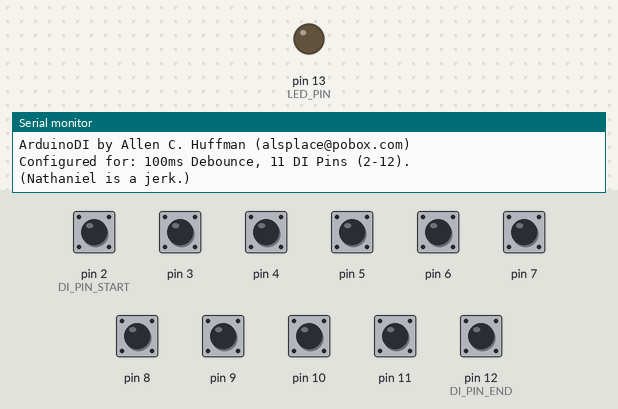
The sketch below on a simulated Arduino Uno, built with avr-gcc and run on an emulated ATmega328P. Parts: output pins drawn as LEDs (lit = HIGH), the last lines printed to the serial monitor. The inputs (shaded band) are chosen by the test bench; at power-on: pin 2 (DI_PIN_START), pin 3–11, pin 12 (DI_PIN_END) HIGH.

Above: at 1.2 s.
1.3 s: pin 2 (DI_PIN_START) pulled LOW for 0.15 s
At 2.8 s:
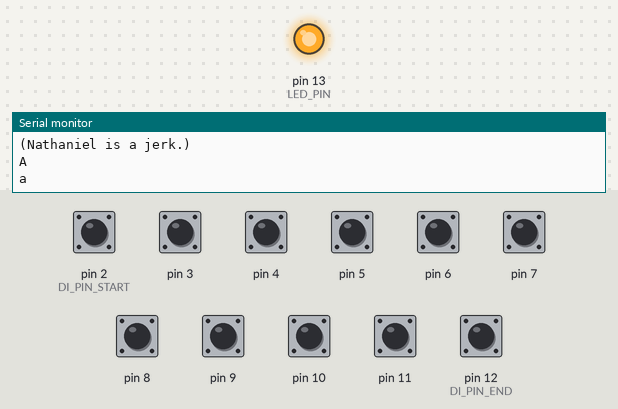
7.7 s: pin 5 pulled LOW for 0.15 s
Timing chart, 0 to 15.1 s (numbered marks = the images above; inputs shaded):
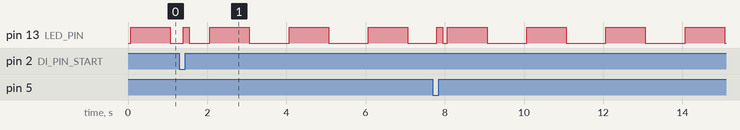

The sketch:

ArduinoDI.ino
```cpp
/*-----------------------------------------------------------------------------

Arduino Digital Input

Monitor digital inputs, then emit a serial character depending on the pin
status. The character will be uppercase for pin connected (N.O. button push)
and lowercase for pin disconnected (N.O. button released). It will begin with
"A" for the first I/O pin, "B" for the next, and so on. Currently, with pins
0 and 1 used for serial TX/RF, this leaves pins 2-12 available (10), with pin
13 reserved for blinking the onboard LED as a heartbeat "we are alive"
indicator.

This software was written to allow an Arduino act as a cheap input/trigger
interface to software such as VenueMagic. As I do not own a copy of this
software, I could only test it under the 15 day trial. There may be other
issues...

2012-10-09 0.0 allenh - Initial version.
2012-10-11 0.1 allenh - Updated debounce to work with timing rollover, via:
                        http://www.arduino.cc/playground/Code/TimingRollover
                        Fixed bug where last DI pin was not being used.

-----------------------------------------------------------------------------*/
//#include <EEPROM.h>
#include <avr/wdt.h>

/* TX/RX pins are needed to USB/serial. */
#define DI_PIN_START  2
#define DI_PIN_END    12
#define DI_PIN_COUNT  (DI_PIN_END-DI_PIN_START+1)

#define LED_PIN 13
#define LEDBLINK_MS 1000
#define DEBOUNCE_MS 100 // 100ms (1/10th second)

/*---------------------------------------------------------------------------*/
/*
 * Some sanity checks to make sure the #defines are reasonable.
 */
#if (DI_PIN_END >= LED_PIN)
#error PIN CONFLICT: PIN END goes past LED pin.
#endif

#if (DI_PIN_START < 2)
#error PIN CONFLICT: PIN START covers 0-TX and 1-RX pins.
#endif

#if (DI_PIN_START > DI_PIN_END)
#error PIN CONFLICT: PIN START and END should be a range.
#endif
/*---------------------------------------------------------------------------*/

/* For I/O pin status and debounce. */
unsigned int  pinStatus[DI_PIN_COUNT];      // Last set PIN mode.
unsigned long pinDebounce[DI_PIN_COUNT];    // Debounce time.
unsigned int  debounceRate = DEBOUNCE_MS;   // Debounce rate.
unsigned long pinCounter[DI_PIN_COUNT];

/* For the blinking LED (heartbeat). */
unsigned int  ledStatus = LOW;             // Last set LED mode.
unsigned long ledBlinkTime = 0;            // LED blink time.
unsigned int  ledBlinkRate = LEDBLINK_MS;  // LED blink rate.

unsigned int pinsOn = 0;

/*---------------------------------------------------------------------------*/

void setup()
{
  // Just in case it was left on...
  wdt_disable();
  // Initialize watchdog timer for 2 seconds.
  wdt_enable(WDTO_4S);

  // Initialize the pins and pinStatus array.
  for (int thisPin=0; thisPin < DI_PIN_COUNT; thisPin++ )
  {
    // Set pin to be digital input using pullup resistor.
    pinMode(thisPin+DI_PIN_START, INPUT_PULLUP);
    // Read and save the current pin status.
    pinStatus[thisPin] = HIGH; //digitalRead(thisPin+DI_PIN_START);
    // Clear debounce time.
    pinDebounce[thisPin] = 0;

    pinCounter[thisPin] = 0;
  }

  // Set pin 13 to output, since it has an LED we can use.
  pinMode(LED_PIN, OUTPUT);

  // Initialize the serial port.
  Serial.begin(9600);

  // Docs say this isn't necessary for Uno.
  while(!Serial) {
    ;
  }

  // Emit some startup stuff to the serial port.
  Serial.println("ArduinoDI by Allen C. Huffman (alsplace@pobox.com)");
  Serial.print("Configured for: ");
  Serial.print(debounceRate);
  Serial.print("ms Debounce, ");
  Serial.print(DI_PIN_COUNT);
  Serial.print(" DI Pins (");
  Serial.print(DI_PIN_START);
  Serial.print("-");
  Serial.print(DI_PIN_END);
  Serial.println(").");
  Serial.println("(Nathaniel is a jerk.)");
}

/*---------------------------------------------------------------------------*/

void loop()
{
  // Tell the watchdog timer we are still alive.
  wdt_reset();

  // LED blinking heartbeat. Yes, we are alive.
  if ( (long)(millis()-ledBlinkTime) >= 0 )
  {
    // Toggle LED.
    if (ledStatus==LOW)  // If LED is LOW...
    {
      ledStatus = HIGH;  // ...make it HIGH.
    } else {
      ledStatus = LOW;   // ...else, make it LOW.
    }
    // Set LED pin status.
    if (pinsOn==0) digitalWrite(LED_PIN, ledStatus);
    // Reset "next time to toggle" time.
    ledBlinkTime = millis()+ledBlinkRate;
  }

  // Check for serial data.
  if (Serial.available() > 0) {
    // If data ready, read a byte.
    int incomingByte = Serial.read();
    // Parse the byte we read.
    switch(incomingByte)
    {
      case '?':
        showStatus();
        break;
      default:
        break;
    }
  }

  // Loop through each Digital Input pin.
  for (int thisPin=0; thisPin < DI_PIN_COUNT; thisPin++ )
  {
    // Read the pin's current status.
    int status = digitalRead(thisPin+DI_PIN_START);

    // In pin status has changed from our last toggle...
    if (status != pinStatus[thisPin])
    {
      // Remember when it changed, starting debounce mode.
      // If not currently in debounce mode,
      if (pinDebounce[thisPin]==0)
      {
        // Set when we can accept this as valid (debounce is considered
        // done if the time gets to this point with the status still the same).
        pinDebounce[thisPin] = millis()+debounceRate;
      }

      // Check to see if we are in debounce detect mode.
      if (pinDebounce[thisPin]>0)
      {
        // Yes we are. Have we delayed long enough yet?
        if ( (long)(millis()-pinDebounce[thisPin]) >= 0 )
        {
            // Yes, so consider it switched.
            // If pin is Active LOW,
            if (status==LOW)
            {
              // Emit UPPERCASE "On" character.
              Serial.println(char(65+thisPin));
              pinCounter[thisPin]++;
              pinsOn++;
              digitalWrite(LED_PIN, HIGH);
            } else {
              // Emit lowercase "Off" character.
              Serial.println(char(97+thisPin));
              if (pinsOn>0) pinsOn--;
              if (pinsOn==0) digitalWrite(LED_PIN, LOW);
            }
            // Remember current (last set) status for this pin.
            pinStatus[thisPin] = status;
            // Reset debounce time (disable, not looking any more).
            pinDebounce[thisPin] = 0;
        } // End of if ( (long)(millis()-pinDebounce[thisPin]) >= 0 )

      } // End of if (pinDebounce[thisPin]>0)
    }
    else // No change? Flag no change.
    {
      // If we were debouncing, we are no longer debouncing.
      pinDebounce[thisPin] = 0;
    }
  } // End of for()
}

void showStatus()
{
  int status = 0;

  Serial.print("DI: ");

  for (int thisPin=0; thisPin < DI_PIN_COUNT; thisPin++ )
  {
    // Read the pin's current status.
    int status = digitalRead(thisPin+DI_PIN_START);
    Serial.print(thisPin+DI_PIN_START);
    Serial.print("=");
    Serial.print(digitalRead(thisPin+DI_PIN_START));
    Serial.print(" ");
  }
  Serial.println("");

  for (int thisPin=0; thisPin < DI_PIN_COUNT; thisPin++ )
  {
    Serial.print(thisPin+DI_PIN_START);
    Serial.print(":");
    Serial.print(pinCounter[thisPin]);
    Serial.print(" ");
  }
  Serial.println("");

  //Serial.print("millis() = ");
  //Serial.println(millis());
}
/*---------------------------------------------------------------------------*/
// End of file.
```
